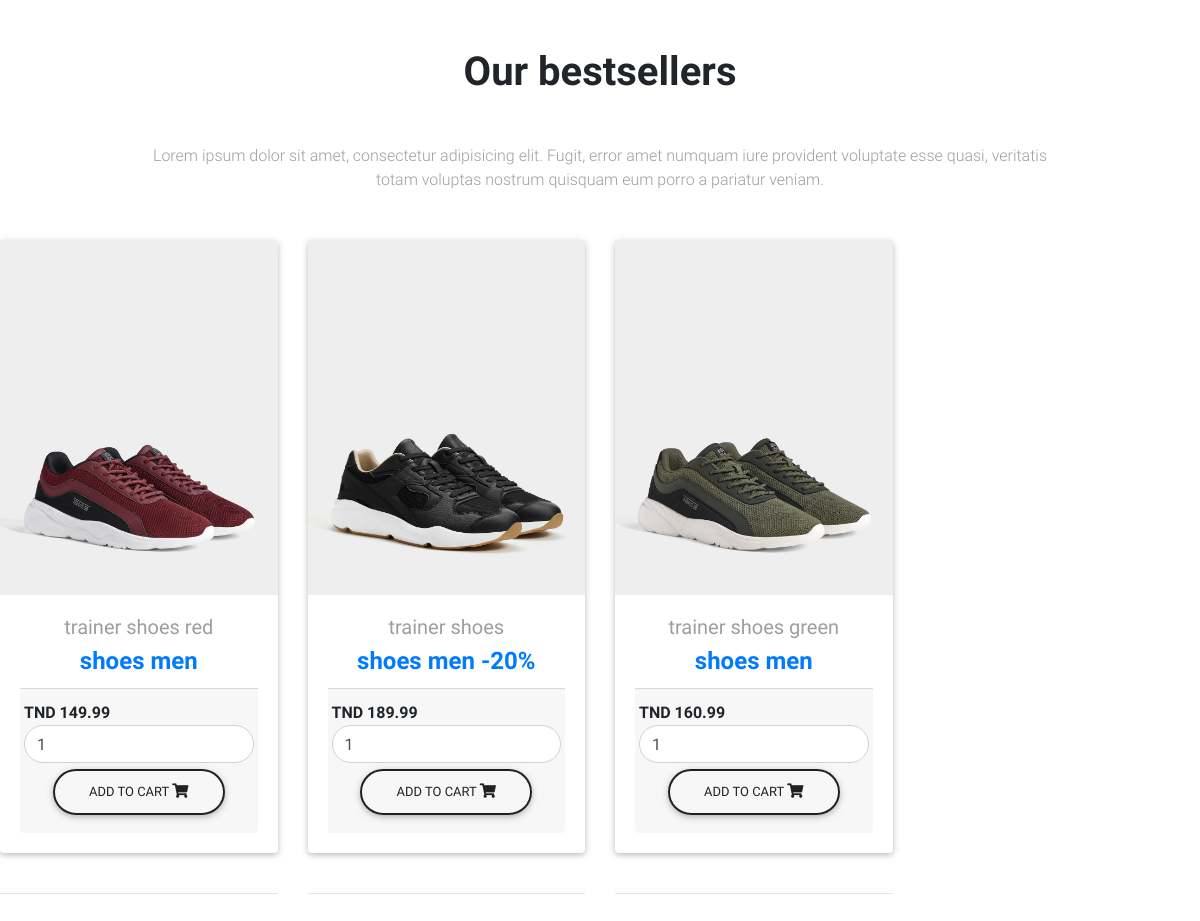
The app's page /fetch_shoes_men.php with its own data.
### tables this page shows
CREATE TABLE IF NOT EXISTS `tbl_product` (
  `id` int(11) NOT NULL,
  `name` varchar(255) NOT NULL,
  `image` varchar(255) NOT NULL,
  `price` double(10,2) NOT NULL,
  `cathegories` varchar(20) DEFAULT NULL,
  `type` varchar(20) DEFAULT NULL,
  `balance` varchar(10) DEFAULT NULL,
  `quantity` int(11) DEFAULT NULL
);

### fetch_shoes_men.php (the view, shortened to what this page needs)
<!DOCTYPE html>
<html>
<head>
  <link rel="stylesheet" href="https://use.fontawesome.com/releases/v5.7.0/css/all.css">
    <link href="MDBootstrap/css/bootstrap.min.css" rel="stylesheet">
    <link href="MDBootstrap/css/mdb.min.css" rel="stylesheet">
    <link href="MDBootstrap/css/style.css" rel="stylesheet">
</head>
<body>
   <section class="text-center my-5">
  <h2 class="h1-responsive font-weight-bold text-center my-5 ">Our bestsellers</h2>
  <p class="grey-text text-center w-responsive mx-auto mb-5 ">Lorem ipsum dolor sit amet, consectetur
    adipisicing elit. Fugit, error amet numquam iure provident voluptate esse quasi, veritatis totam voluptas
    nostrum quisquam eum porro a pariatur veniam.</p>
</body>
</html>
<div class="row">
<?php
include('database_connection.php');
$query = "SELECT * FROM tbl_product where cathegories='men' and type='shoes'  ORDER BY id DESC";
$statement = $connect->prepare($query);
if($statement->execute())
{
  $result = $statement->fetchAll();
  $output = '';
  foreach($result as $k)
  {
    $output .= '
<div class="col-lg-3 col-md-6 mb-lg-0 mb-4">
      <div class="card card-cascade narrower card-ecommerce example hoverable ">
        <div class="view view-cascade overlay ">
          <img src="img/'.$k["image"].'"" class="card-img-top"
            >
          <a>
            <div class="mask rgba-white-slight"></div>
          </a>
        </div>
        <div class="card-body card-body-cascade text-center">
          <a href="" class="grey-text">
            <h5 id="name'.$k["id"].'">'.$k["name"].'</h5>
            <input type="hidden" name="hidden_name" id="name'.$k["id"].'" value="'.$k["name"].'" />
          </a>
          <h4 class="card-title">
            <strong>
              <a href="">'.$k["type"].'</a>
              <a href="">'.$k["cathegories"].'</a>
              <a href="">'.$k["balance"].'</a>
            </strong>
          </h4>
          <div class="card-footer px-1">
            <span class="float-left font-weight-bold">
              <strong>TND '.$k["price"].'</strong>
              <input type="hidden" name="hidden_price" id="price'.$k["id"].'" value="'.$k["price"].'" />
            </span>
            <div>
            <input type="text"  name="quantity" id="quantity' . $k["id"] .'" class="form-control rounded-pill example hoverable" value="1" />
            <button type="button" name="add_to_cart" id="'.$k["id"].'" class="btn btn-outline-dark  add_to_cart rounded-pill example hoverable">Add to Cart <i class="fas fa-shopping-cart"></i></button>
            </div>
          </div>
        </div>
      </div>
      <br>
      <hr>
    </div>
    ';
  }
  echo $output;
}
?>
</div>

### records on screen
tbl_product: image (picture), name "trainer shoes red", type "shoes", cathegories "men", price "149.99"
tbl_product: image (picture), name "trainer shoes", type "shoes", cathegories "men", balance "-20%", price "189.99"
tbl_product: image (picture), name "trainer shoes green", type "shoes", cathegories "men", price "160.99"
